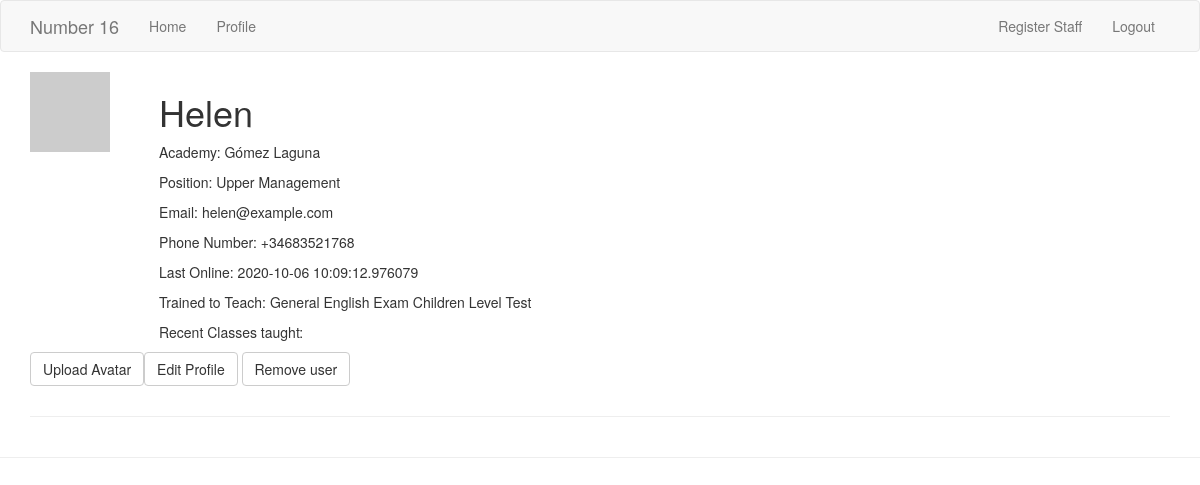
/user/Helen (signed in), run on the app's committed database.
### app/models.py (models this page shows, shortened)
class User(UserMixin, db.Model):
    id = db.Column(db.Integer, primary_key=True)
    username = db.Column(db.String(64), index=True, unique=True)
    password_hash = db.Column(db.String(128))
    name = db.Column(db.String(255), index=True, unique=True)
    phone = db.Column(db.String(20), index=True)
    email = db.Column(db.String(120), index=True)
    position = db.Column(db.String(20), index=True)
    last_seen = db.Column(db.DateTime, default=datetime.utcnow)
    academy_id = db.Column(db.Integer, db.ForeignKey('academy.id'))
    trained_in = db.relationship('TrainedIn', backref='TrainedIn', lazy='dynamic')
    access_groups = db.relationship(
                        'PermissionGroups', secondary=user_permissions,
                        backref=db.backref('user_permissions', lazy='dynamic'),
                        lazy='dynamic')
    lessons = db.relationship('Lessons', backref='teacher', lazy='dynamic')
    student = db.relationship('Student', backref='teacher', lazy='dynamic')
    def avatar(self, size):
        digest = md5(self.email.lower().encode('utf-8')).hexdigest()
        return 'https://www.gravatar.com/avatar/{}?d=identicon&s={}'.format(digest, size)

class Academy(db.Model):
    id = db.Column(db.Integer, primary_key=True)
    name = db.Column(db.String(128), index=True, unique=True)
    teacher = db.relationship('User', backref='academy', lazy='dynamic')
    lessons = db.relationship('Lessons', backref='academy', lazy='dynamic')
    student = db.relationship('Student', backref='academy', lazy='dynamic')

class TrainedIn(db.Model):
    id = db.Column(db.Integer, primary_key=True)
    name = db.Column(db.String(40))
    teacher = db.Column(db.Integer, db.ForeignKey('user.id'))

### app/staff/routes.py (the view)
@bp.route('/user/<name>')
@login_required
def user(name):
    user = User.query.filter_by(name=name).first_or_404()
    academy = Academy.query.filter_by(id=user.academy_id).first()
    trained = TrainedIn.query.filter_by(teacher=user.id).all()
    return render_template('staff/user.html', title="Profile", user=user, academy=academy, trained=trained)

### app/models.py (called while the page is built)
@login.user_loader
def load_user(id):
    return User.query.get(int(id))

### app/templates/staff/user.html
{% extends 'base.html' %}
{% import 'bootstrap/wtf.html' as wtf %}
{% block app_content %}
<table>
    <tr valign='top'>
        <td><img src="{{ user.avatar(128) }}"></td>
        <td style="padding-left: 15px">
            <h1>{{ user.name }}</h1>
            <p>Academy: {{ academy.name }}</p>
            <p>Position: {{ user.position }}</p>
            <p>Email: {{ user.email }}</p>
            <p>Phone Number: {{ user.phone }}</p>
            <p>Last Online: {{ user.last_seen }}</p>
            <p>Trained to Teach:  {% for t in trained %} {{ t.name }} {% endfor %}</p>
            <p>Recent Classes taught:
            </p>
        </td>
    </tr>
    <tr>
        {% if current_user.position == 'Management' or current_user.position == 'Upper Management' or current_user.is_master() %}
        <td>
            <p><a href="{{ url_for('staff.upload_file', name=user.name) }}" class="btn btn-default">Upload Avatar</a></p>
        </td>
        <td>
            <p><a href="{{ url_for('staff.edit_user', name=user.name) }}" class="btn btn-default">Edit Profile</a>      <a href="{{ url_for('staff.remove_user', name=user.name) }}" class="btn btn-default">Remove user</a></p>
        </td>
        {% endif %}
    </tr>
</table>
<hr>
{% endblock %}

### data on the page
User: name "Helen", position "Upper Management", email "helen@example.com", phone "+34683521768", last_seen "2020-10-06 10:09:12.976079"
Academy: name "Gómez Laguna"
TrainedIn: name "General English"
TrainedIn: name "Exam"
TrainedIn: name "Children"
TrainedIn: name "Level Test"
